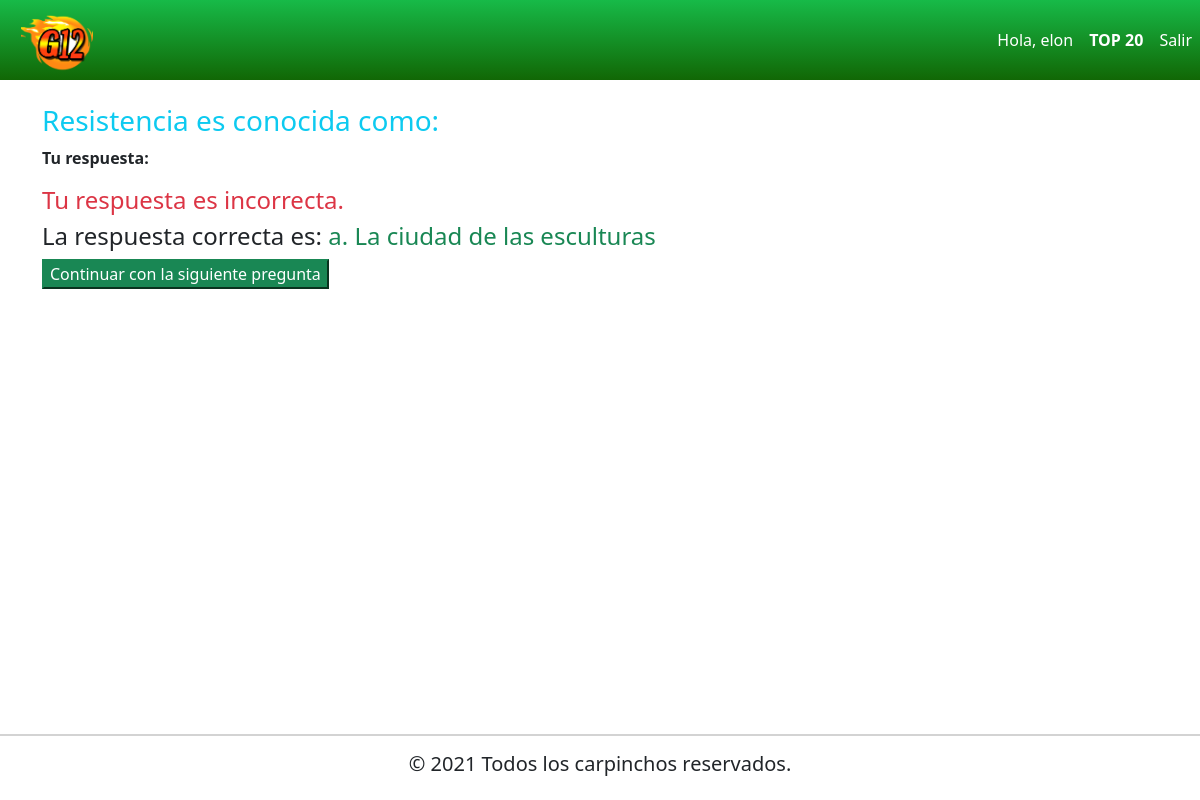
The page /resultado/157/ (signed in) on the database its author committed.
### Quiz/models.py (models this page shows, shortened)
class PreguntasRespondidas(models.Model):
    quizUser = models.ForeignKey(QuizUsuario, on_delete=models.CASCADE, related_name='intentos')
    pregunta=models.ForeignKey(Pregunta, on_delete=models.CASCADE)
    respuesta = models.ForeignKey(ElegirRespuesta, on_delete=models.CASCADE, null=True)
    correcta = models.BooleanField(verbose_name='¿Es estal a respuesta correcta?', default=False, null=False)
    puntaje_obtenido = models.DecimalField(verbose_name='Puntaje Obtenido', default = 0, decimal_places=2, max_digits=6)

class Pregunta(models.Model):
    NUMERO_DE_RESPUESAS_PERMITIDAS = 1
    texto = models.TextField(verbose_name='Texto de la pregunta')
    max_puntaje = models.DecimalField(verbose_name='Maximo Puntaje', default=3, decimal_places=2, max_digits=6)
    categoria = models.ForeignKey(Categoria, on_delete=models.SET_NULL, null=True)

class ElegirRespuesta(models.Model):
    MAXIMO_RESPUESTA = 6
    pregunta = models.ForeignKey(Pregunta, related_name='opciones', on_delete=models.CASCADE)
    correcta = models.BooleanField(verbose_name='¿Es esta la respuesta correcta?', default=False, null=False)
    texto = models.TextField(verbose_name='Texto de la respuesta', null=True, blank=True)
    def __str__(self):
        return self.texto

### Quiz/views.py (the view)
# urls.py: path('resultado/<int:pregunta_respondida_pk>/', resultado_pregunta, name='resultado'),
def resultado_pregunta(request, pregunta_respondida_pk):
    respondida = get_object_or_404(PreguntasRespondidas, pk=pregunta_respondida_pk)
    context = {
        'respondida':respondida
    }
    return render(request,'play/resultados.html',context)

### templates/play/resultados.html (shortened to what this page needs)
{% extends 'base.html' %}
{% block contenido %}
<div class="container">
    <div class="jumbotron my-4">
        <h3 class="text-info">{{respondida.pregunta.texto|safe}}</h3>
        <p><strong>Tu respuesta: </strong>
        </p>
        {% if respondida.respuesta.correcta %}
            <h4 class="text-success">¡Muy Bien!. Tu respuesta es correcta.</h4>
        {% else %}
            <h4 class="text-danger">Tu respuesta es incorrecta.</h4>
            {% for respuesta in respondida.pregunta.opciones.all %}
                {% if respuesta.correcta %}
                <h4>La respuesta correcta es: <span class="text-success">{{respuesta}}</span> </h4>
                {% endif %}
            {% endfor%}
      {% endif %}
        <a href="{% url 'jugar' %}">
            <button class="btn-success">
                Continuar con la siguiente pregunta
            </button>
        </a>
    </div>
</div>
{% endblock %}

### templates/includes/navbar.html (shortened to what this page needs)
{% load static %}
<nav class="navbar navbar-expand-lg navbar-light" style="background: linear-gradient(180deg, rgba(24,185,34,1) 0%, rgba(23,186,72,1) 0%, rgba(17,103,5,1) 100%); padding-left: 5px;">
    <a href="{% url 'inicio' %}"><img title="Inicio" class="logo-g12" src="{% static 'images/logo.png' %}" alt=""></a>
    <div class="collapse navbar-collapse justify-content-end" id="navbarNav">
      <ul class="navbar-nav">
        {% if user.is_authenticated %}
        <li class="nav-item active">
          <a class="nav-link" href="#" style="color:white">Hola, {{user.username}}</a>
        </li>
        <li class="nav-item">
          <a class="nav-link" href="{% url 'tablero' %}" style="color:white"><b>TOP 20</b></a>
        </li>
        <li class="nav-item">
          <a class="nav-link" href="{% url 'logout_vista' %}" style="color:white">Salir</a>
        </li>
          {% endif %}
      </ul>
    </div>
  </nav>

### static/css/main.css (style rules this page uses)
.logo-g12 { height:8vh; width: 9vh; margin-left: 2vh; }

### rows shown on the page
PreguntasRespondidas: pregunta.texto "Resistencia es conocida como:"
ElegirRespuesta: texto "a. La ciudad de las esculturas"

### other values the page prints
{{ user.username }} "elon"
